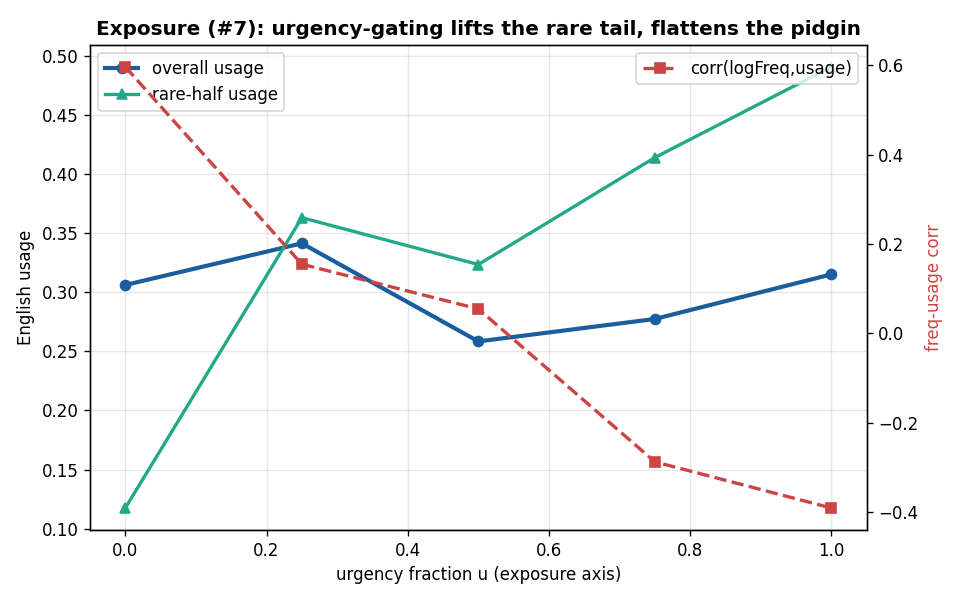

This chart was generated by the following Python code:
"""TEST 2 (constraint #7) -- EXPOSURE / urgency-gated communication: finishing what scarcity started.

Test 1 showed criticality makes the rare lexicon PAY (rent = freq x stake) but cannot flatten the
pidgin, because frequency independently controls EXPOSURE -- how often selection acts on a word.
Rent sets the prize; frequency sets the airtime. Rare-critical words are worth learning but seen
too rarely to consolidate.

#7 is the law that fixes exposure WITHOUT a designed gradient: in a real world you communicate what
MATTERS, not what is merely frequent (alarm calls are about the rare predator, not the grass). So the
channel's referent distribution is a mixture: (1-u) frequency-chatter + u stake-driven urgency. The
'urgency fraction' u is the new axis. Energy from a correct decode is still stake[m] (criticality
value); English usage is MEASURED, never rewarded; English is acquired from natives (anchor 0).

Prediction: u=0 reproduces Test-1 criticality (pidgin tail survives). Raising u lifts rare-word
EXPOSURE -> the tail English-ifies and corr(logFreq,usage) flattens. Too much u starves the frequent
words -> expect a P2 Goldilocks interior optimum on overall usage, not a monotone win.
"""
import os, numpy as np
HERE = os.path.dirname(os.path.abspath(__file__))
GR = np.load(os.path.join(HERE, "grounding.npz"), allow_pickle=True)
EMB = GR["emb"].astype(float)[:24]; VOCAB = list(GR["vocab"])[:24]
K, DIM = EMB.shape
FREQ = 1.0 / (np.arange(1, K + 1) ** 1.1); FREQ /= FREQ.sum()
ANCHOR, P_NATIVE = 0.0, 0.7

LOG = open(os.path.join(HERE, "exposure_teaching_results.txt"), "w")
def out(s): print(s, flush=True); LOG.write(s + "\n"); LOG.flush()
def ms(v): a = np.array(v, float); return f"{a.mean():.3f}+/-{a.std():.3f}"


def stakes(kind):
    s = np.ones(K) if kind == "flat" else 1.0 / FREQ
    s = np.clip(s / s.mean(), 0.2, 12.0); return s / s.mean()


def emit_of(spk): return (spk + (ANCHOR * np.eye(K) if ANCHOR > 0 else 0)).argmax(2)
def lis_of(lis): return lis + (ANCHOR * EMB if ANCHOR > 0 else 0)
def decode(e): return int(np.argmax(EMB @ e))


def play(spk, lis, rng, stake, sample_p, rounds=4):
    N = len(spk); en = np.zeros(N); emit = emit_of(spk); EL = lis_of(lis)
    nm = N * 8; msample = rng.choice(K, size=nm, p=sample_p); coin = rng.random(nm); mi = 0
    for _ in range(rounds):
        perm = rng.permutation(N)
        for a in range(0, N - 1, 2):
            i, j = perm[a], perm[a + 1]
            for sp, ls in ((i, j), (j, i)):
                m = int(msample[mi % nm]); mi += 1
                if coin[m] < P_NATIVE:
                    if decode(EL[ls, m]) == m: en[ls] += stake[m]
                    if emit[sp, m] == m: en[sp] += stake[m]
                else:
                    s = int(emit[sp, m])
                    if decode(EL[ls, s]) == m: en[sp] += stake[m]; en[ls] += stake[m]
    return en


def evolve(kind, u, gens=450, N=40, mut=0.25, seed=1):
    rng = np.random.default_rng(seed)
    spk = rng.normal(0, 0.3, (N, K, K)); lis = rng.normal(0, 0.3, (N, K, DIM))
    st = stakes(kind); ps = st / st.sum()
    sample_p = (1 - u) * FREQ + u * ps                       # urgency-gated channel
    for t in range(gens):
        en = play(spk, lis, rng, st, sample_p)
        order = np.argsort(en); worst = order[:int(0.25 * N)]; top = order[N - max(2, N // 3):]
        for w in worst:
            pa, pb = (int(top[rng.integers(len(top))]) for _ in range(2))
            ms_ = rng.random((K, K)) < 0.5; ml = rng.random((K, DIM)) < 0.5
            spk[w] = np.where(ms_, spk[pa], spk[pb]) + rng.normal(0, mut * 0.6, (K, K))
            lis[w] = np.where(ml, lis[pa], lis[pb]) + rng.normal(0, mut * 0.6, (K, DIM))
    return spk


def per_word_usage(spk): return (emit_of(spk) == np.arange(K)[None, :]).mean(0)


if __name__ == "__main__":
    rank = np.argsort(-FREQ); rare = rank[K // 2:]; freqh = rank[:K // 2]; logF = np.log(FREQ); SEEDS = 5
    out(f"EXPOSURE / urgency-gated communication (#7), on top of criticality. K={K}, chance {1/K:.3f}, "
        f"anchor {ANCHOR}, {SEEDS} seeds")
    out("u = urgency fraction of the channel (0 = pure frequency chatter = Test-1 criticality)")
    out("=" * 90)
    out(f"{'condition':>26} | {'usage':>13} | {'freq-half':>13} | {'rare-half':>13} | {'corr(logF,use)':>14}")

    def report(tag, kind, u):
        eu, ef, er, co = [], [], [], []
        for s in range(SEEDS):
            uarr = per_word_usage(evolve(kind, u, seed=s))
            eu.append(uarr.mean()); ef.append(uarr[freqh].mean()); er.append(uarr[rare].mean())
            co.append(np.corrcoef(logF, uarr)[0, 1])
        out(f"{tag:>26} | {ms(eu):>13} | {ms(ef):>13} | {ms(er):>13} | {ms(co):>14}")
        return np.mean(eu), np.mean(er), np.mean(co)

    report("flat,u=0 (PIDGIN ref)", "flat", 0.0)
    out("-" * 90)
    sweep = [0.0, 0.25, 0.5, 0.75, 1.0]
    res = {u: report(f"criticality,u={u}", "criticality", u) for u in sweep}
    out("=" * 90)
    best_u = max(res, key=lambda k: res[k][0])
    out(f"OVERALL-USAGE optimum at u={best_u} (usage {res[best_u][0]:.3f}). "
        f"Monotone-down corr = lexicon flattening; interior usage peak = P2 Goldilocks on the exposure axis.")
    out(f"corr(logF,usage): " + "  ".join(f"u{u}={res[u][2]:+.2f}" for u in sweep))
    out(f"rare-half usage : " + "  ".join(f"u{u}={res[u][1]:.3f}" for u in sweep))
    out("done"); LOG.close()

    import matplotlib; matplotlib.use("Agg"); import matplotlib.pyplot as plt
    fig, ax = plt.subplots(figsize=(8, 5))
    ax.plot(sweep, [res[u][0] for u in sweep], "o-", color="#1b5e9e", lw=2.5, label="overall usage")
    ax.plot(sweep, [res[u][1] for u in sweep], "^-", color="#2a8", lw=2, label="rare-half usage")
    ax2 = ax.twinx(); ax2.plot(sweep, [res[u][2] for u in sweep], "s--", color="#c44", lw=2, label="corr(logFreq,usage)")
    ax.set_xlabel("urgency fraction u (exposure axis)"); ax.set_ylabel("English usage"); ax2.set_ylabel("freq-usage corr", color="#c44")
    ax.set_title("Exposure (#7): urgency-gating lifts the rare tail, flattens the pidgin", weight="bold")
    ax.legend(loc="upper left"); ax2.legend(loc="upper right"); ax.grid(alpha=.3)
    plt.tight_layout(); p = os.path.join(HERE, "exposure_teaching.png"); plt.savefig(p, dpi=120); print("saved", p)
